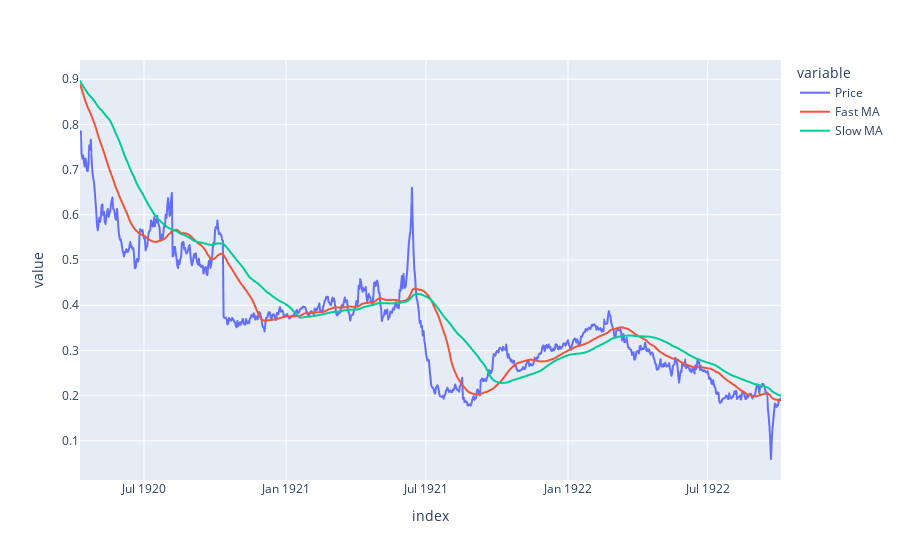

Notebook code cell kept with this figure:
### Markdown cell above
## MA Crossover Signals & Triple-Barrier Meta-Labeling

### Code cell
fast_window = 50
slow_window = 100

fast_moving_average = prices.rolling(fast_window).mean()
slow_moving_average = prices.rolling(slow_window).mean()

crossover_sides = pd.Series(index=prices.index, dtype=float)
crossover_sides[fast_moving_average >= slow_moving_average] = 1
crossover_sides[fast_moving_average < slow_moving_average] = -1

px.line(pd.DataFrame({'Price' : prices, 'Fast MA' : fast_moving_average, 'Slow MA' : slow_moving_average}).dropna())

### Figure 1 — Plotly figure (JSON) as saved in the notebook; plotly's stock layout.template omitted (floating-point values rounded to 4 significant figures; data arrays with more than 128 entries replaced by an {"elided": "..."} marker saying what was removed)
{"data": [{"hovertemplate": "variable=Price<br>index=%{x}<br>value=%{y}<extra></extra>", "legendgroup": "Price", "line": {"color": "#636efa", "dash": "solid"}, "marker": {"symbol": "circle"}, "mode": "lines", "name": "Price", "showlegend": true, "type": "scattergl", "x": {"elided": "909 str values"}, "xaxis": "x", "y": {"elided": "909 float values"}, "yaxis": "y"}, {"hovertemplate": "variable=Fast MA<br>index=%{x}<br>value=%{y}<extra></extra>", "legendgroup": "Fast MA", "line": {"color": "#EF553B", "dash": "solid"}, "marker": {"symbol": "circle"}, "mode": "lines", "name": "Fast MA", "showlegend": true, "type": "scattergl", "x": {"elided": "909 str values"}, "xaxis": "x", "y": {"elided": "909 float values"}, "yaxis": "y"}, {"hovertemplate": "variable=Slow MA<br>index=%{x}<br>value=%{y}<extra></extra>", "legendgroup": "Slow MA", "line": {"color": "#00cc96", "dash": "solid"}, "marker": {"symbol": "circle"}, "mode": "lines", "name": "Slow MA", "showlegend": true, "type": "scattergl", "x": {"elided": "909 str values"}, "xaxis": "x", "y": {"elided": "909 float values"}, "yaxis": "y"}], "layout": {"legend": {"title": {"text": "variable"}, "tracegroupgap": 0}, "margin": {"t": 60}, "xaxis": {"anchor": "y", "domain": [0, 1], "title": {"text": "index"}}, "yaxis": {"anchor": "x", "domain": [0, 1], "title": {"text": "value"}}}}
